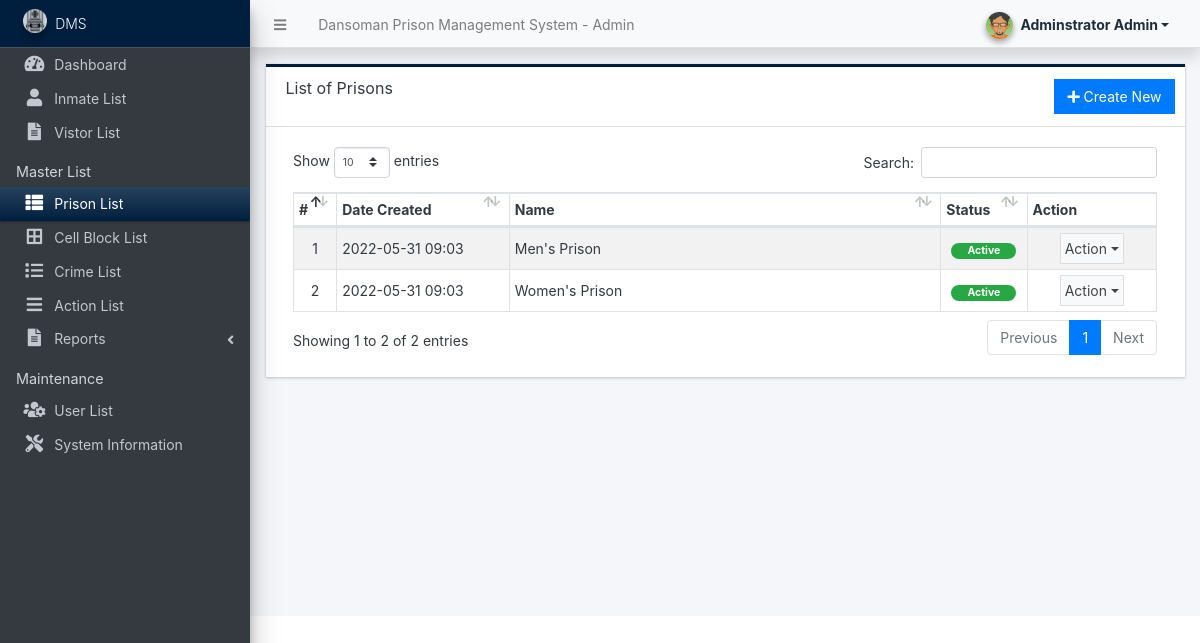
The page /admin/?page=prisons (signed in) on the database its author committed.
### tables this page shows
CREATE TABLE `prison_list` (
  `id` int(30) NOT NULL,
  `name` text NOT NULL,
  `status` tinyint(1) NOT NULL DEFAULT 1,
  `delete_flag` tinyint(1) NOT NULL DEFAULT 0,
  `date_created` datetime NOT NULL DEFAULT current_timestamp(),
  `date_updated` datetime NOT NULL DEFAULT current_timestamp() ON UPDATE current_timestamp()
);

### admin/prisons/index.php (the view, shortened to what this page needs)
<div class="card card-outline rounded-0 card-navy">
	<div class="card-header">
		<h3 class="card-title">List of Prisons</h3>
		<div class="card-tools">
			<a href="javascript:void(0)" id="create_new" class="btn btn-flat btn-primary"><span class="fas fa-plus"></span>  Create New</a>
		</div>
	</div>
	<div class="card-body">
        <div class="container-fluid">
			<table class="table table-hover table-striped table-bordered" id="list">
				<colgroup>
					<col width="5%">
					<col width="20%">
					<col width="50%">
					<col width="10%">
					<col width="15%">
				</colgroup>
				<thead>
					<tr>
						<th>#</th>
						<th>Date Created</th>
						<th>Name</th>
						<th>Status</th>
						<th>Action</th>
					</tr>
				</thead>
				<tbody>
					<?php
					$i = 1;
						$qry = $conn->query("SELECT * from `prison_list` where delete_flag = 0 order by `name` asc ");
						while($row = $qry->fetch_assoc()):
					?>
						<tr>
							<td class="text-center"><?php echo $i++; ?></td>
							<td><?php echo date("Y-m-d H:i",strtotime($row['date_created'])) ?></td>
							<td class=""><?= $row['name'] ?></td>
							<td class="text-center">
                                <?php if($row['status'] == 1): ?>
                                    <span class="badge badge-success px-3 rounded-pill">Active</span>
                                <?php else: ?>
                                    <span class="badge badge-danger px-3 rounded-pill">Inactive</span>
                                <?php endif; ?>
                            </td>
							<td align="center">
								 <button type="button" class="btn btn-flat p-1 btn-default btn-sm dropdown-toggle dropdown-icon" data-toggle="dropdown">
				                  		Action
				                  </button>
							</td>
						</tr>
					<?php endwhile; ?>
				</tbody>
			</table>
		</div>
	</div>
</div>

### rows shown on the page
prison_list: date_created "2022-05-31 09:03", name "Men's Prison", status "Active"
prison_list: date_created "2022-05-31 09:03", name "Women's Prison", status "Active"

### other values the page prints
$_settings->info('name') "Dansoman Prison Management System"
$_settings->userdata('firstname').' '.$_settings->userdata('lastname') "Adminstrator Admin"
$_settings->info('short_name') "DMS"
